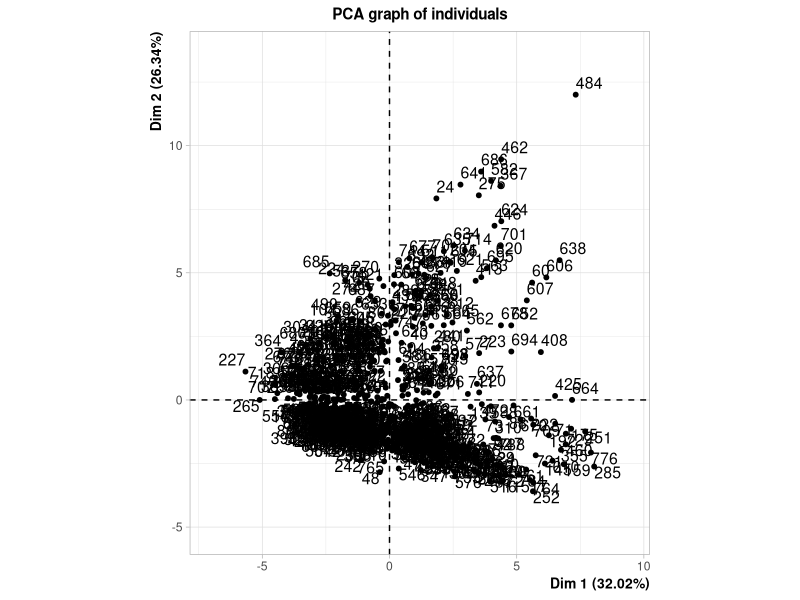
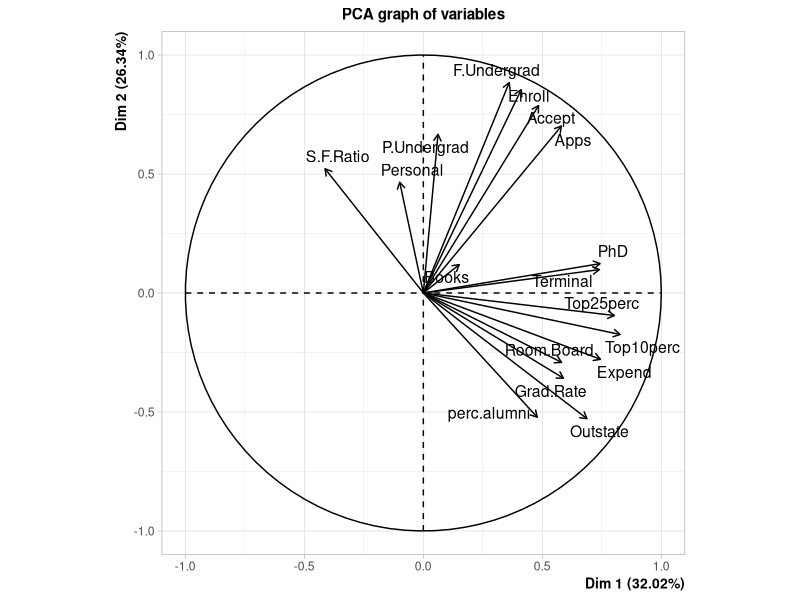
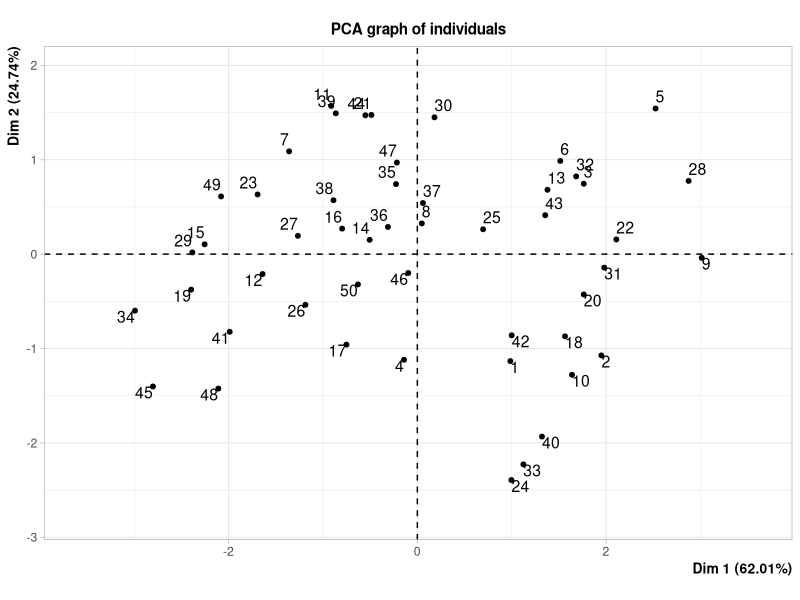
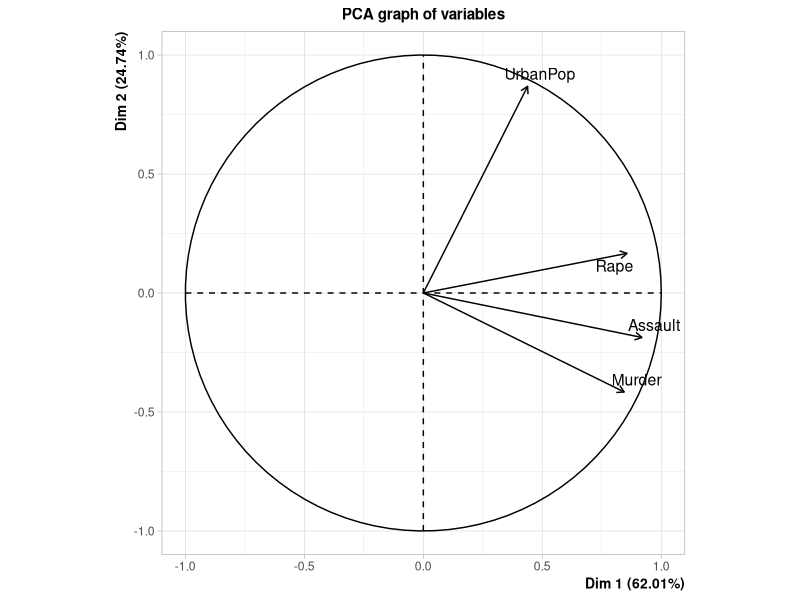
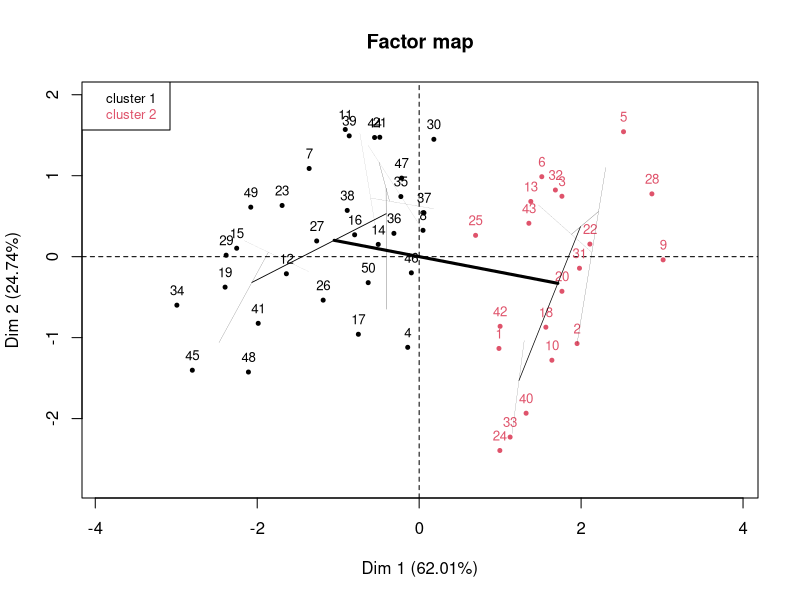
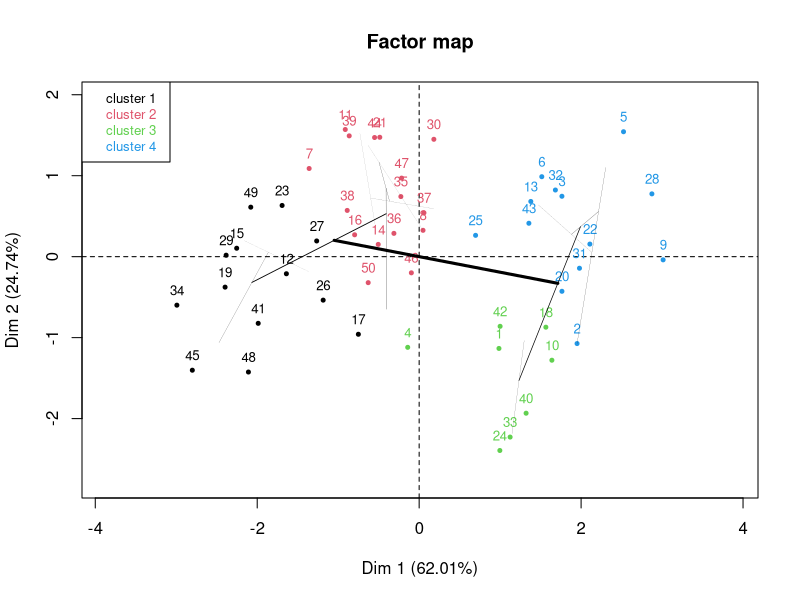
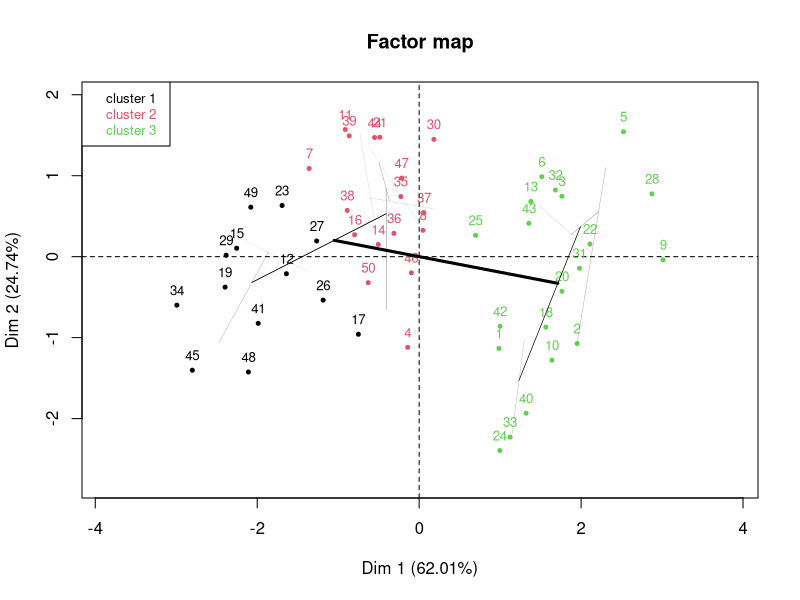
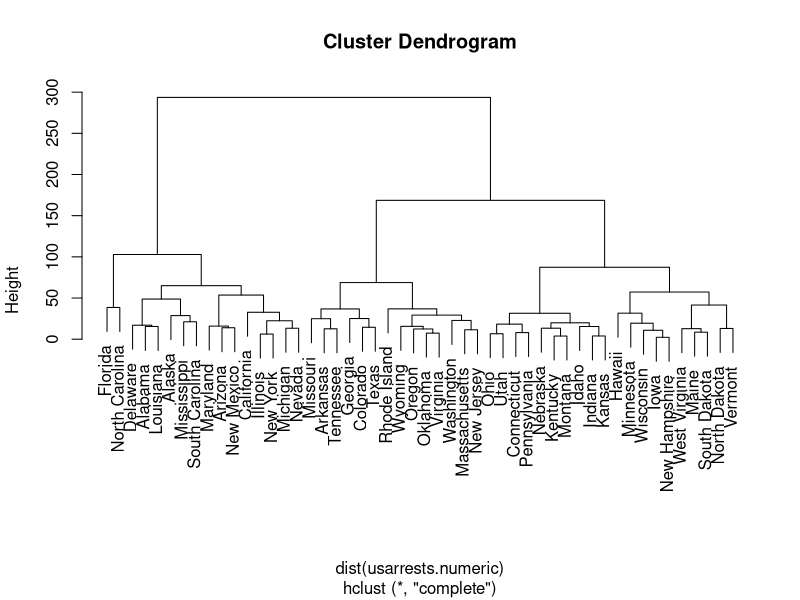

Reproduce these figures in R, in order.
## ---- chunk 1
rm(list=ls())
library(tidyverse)
library(FactoMineR)
library(stats)

usarrests <- read_csv("USArrests.csv")
college <- read_csv("College.csv")
## ---- chunk 2

college.numeric <- college %>% 
  select(-Private)
  
pca <- PCA(college.numeric, scale.unit=TRUE, graph = TRUE )

## ---- chunk 3
summary.PCA(pca)
## ---- chunk 4
usarrests.numeric <- usarrests %>% 
  select(-State)


row.names(usarrests.numeric) <- usarrests$State

pca <- PCA(usarrests.numeric, scale.unit=TRUE, graph = TRUE )

## ---- chunk 5
res.hcpc <-  HCPC(pca, nb.clust = 2, graph = FALSE)

plot.HCPC(res.hcpc, choice = "map")
## ---- chunk 6
res.hcpc <-  HCPC(pca, nb.clust = 4, graph=FALSE)
plot.HCPC(res.hcpc, choice = "map")
## ---- chunk 7
res.hcpc <-  HCPC(pca, nb.clust = 3, graph=FALSE)
plot.HCPC(res.hcpc, choice = "map")

km.out <- kmeans(usarrests.numeric, 3)
table(km.out$cluster)

## ---- chunk 8


pr.out <- prcomp(usarrests.numeric)
km.out <- kmeans(pr.out$x[, 1:2], 3)

table(km.out$cluster)
## ---- chunk 9
hc.complete <- hclust(dist(usarrests.numeric), method = "complete")
plot(hc.complete)
## ---- chunk 10
hc.complete <- hclust(dist(usarrests.numeric), method = "complete")
cutree(hc.complete, 3)
## ---- chunk 11
sd.data <- scale(usarrests.numeric)
hc.complete.sd <- hclust(dist(sd.data), method = "complete")
plot(hc.complete.sd)
